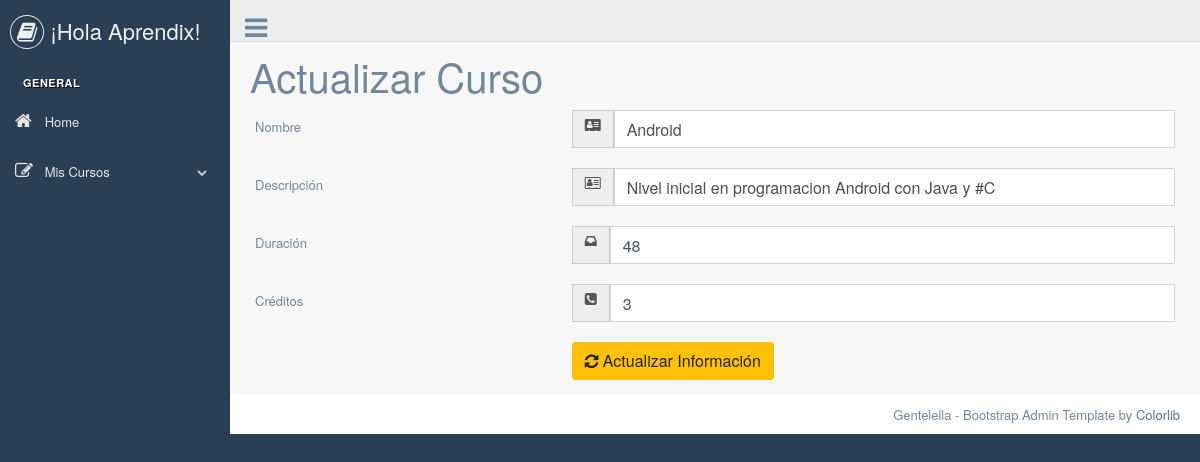
The app's page /actualizarcurso/3/ with its own data.
### panel/models.py (models this page shows)
class Cursos(models.Model):
    idcurso = models.IntegerField(primary_key=True)
    nombre = models.CharField (max_length=30, null= False)
    descripcion = models.CharField(max_length=20, null=False)
    duracion = models.IntegerField()
    creditos = models.CharField (max_length=30, null= False)
    class Meta:
        db_table ='cursos'

### panel/views.py (the view)
# urls.py: path('actualizarcurso/<int:idcurso>/', views.actualizarcurso, name="actualizarcurso"),
def actualizarcurso(request, idcurso):
    try:
        curso = Cursos.objects.get(idcurso=idcurso)
        if request.method == 'POST':
            if request.POST.get('nombre') and request.POST.get('descripcion') and request.POST.get('duracion') and request.POST.get('creditos'):
                curso.nombre = request.POST.get('nombre')
                curso.descripcion = request.POST.get('descripcion')
                curso.duracion = request.POST.get('duracion')
                curso.creditos = request.POST.get('creditos')
                curso.save()
                return redirect('listarcurso')
        else:
            datos = {'curso': curso}
            return render(request, "crud_usuarios/actualizarcurso.html", datos)
    except Cursos.DoesNotExist:
        return HttpResponseNotFound("El curso que intentas actualizar no existe.")

### panel/templates/crud_usuarios/actualizarcurso.html (shortened to what this page needs)
{% extends '../index_master.html' %}
{% block content %}
<div class="right_col" role="main">
    <h1>Actualizar Curso</h1>
    <form action="{% url 'actualizarcurso' idcurso=curso.idcurso %}" method="POST">
        <div class="form-group row">
            <label for="nombre" class="col-4 col-form-label">Nombre</label>
            <div class="col-8">
                <div class="input-group">
                    <div class="input-group-addon">
                        <i class="fa fa-address-card"></i>
                    </div>
                    <input id="nombre" name="nombre" type="text" required="required" class="form-control" value="{{ curso.nombre }}">
                </div>
            </div>
        </div>
        <div class="form-group row">
            <label for="descripcion" class="col-4 col-form-label">Descripción</label>
            <div class="col-8">
                <div class="input-group">
                    <div class="input-group-addon">
                        <i class="fa fa-address-card-o"></i>
                    </div>
                    <input id="descripcion" name="descripcion" type="text" required="required" class="form-control" value="{{ curso.descripcion }}">
                </div>
            </div>
        </div>
        <div class="form-group row">
            <label for="duracion" class="col-4 col-form-label">Duración</label>
            <div class="col-8">
                <div class="input-group">
                    <div class="input-group-addon">
                        <i class="fa fa-inbox"></i>
                    </div>
                    <input id="duracion" name="duracion" type="number" required="required" class="form-control" value="{{ curso.duracion }}">
                </div>
            </div>
        </div>
        <div class="form-group row">
            <label for="creditos" class="col-4 col-form-label">Créditos</label>
            <div class="col-8">
                <div class="input-group">
                    <div class="input-group-addon">
                        <i class="fa fa-phone-square"></i>
                    </div>
                    <input id="creditos" name="creditos" type="text" required="required" class="form-control" value="{{ curso.creditos }}">
                </div>
            </div>
        </div>
        <div class="form-group row">
            <div class="offset-4 col-8">
                <button type="submit" class="btn btn-warning"><i class="fa fa-refresh"></i> Actualizar Información</button>
            </div>
        </div>
    </form>
</div>
{% endblock %}

### records on screen
Cursos: nombre "Android", descripcion "Nivel inicial en programacion Android con Java y #C", duracion "48", creditos "3"
